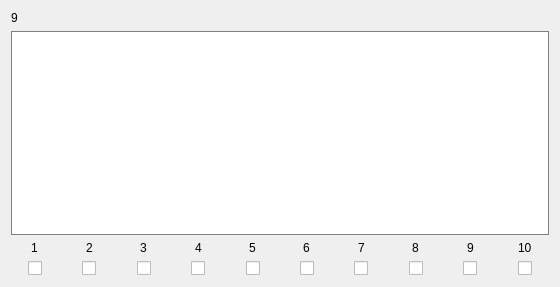
            <widget class="QWidget" name="scrollAreaWidgetContents_168">
             <property name="geometry">
              <rect>
               <x>0</x>
               <y>0</y>
               <width>560</width>
               <height>287</height>
              </rect>
             </property>
             <layout class="QVBoxLayout" name="verticalLayout_111">
              <item>
               <widget class="QLabel" name="Name_9">
                <property name="text">
                 <string>9</string>
                </property>
               </widget>
              </item>
              <item>
               <widget class="QTextEdit" name="Text_9">
                <property name="styleSheet">
                 <string notr="true">border: 1px solid gray</string>
                </property>
               </widget>
              </item>
              <item>
               <layout class="QHBoxLayout" name="horizontalLayout_12">
                <property name="bottomMargin">
                 <number>0</number>
                </property>
                <item>
                 <layout class="QVBoxLayout" name="verticalLayout_84">
                  <property name="rightMargin">
                   <number>0</number>
                  </property>
                  <property name="bottomMargin">
                   <number>0</number>
                  </property>
                  <item alignment="Qt::AlignHCenter">
                   <widget class="QLabel" name="label_82">
                    <property name="text">
                     <string>1</string>
                    </property>
                   </widget>
                  </item>
                  <item alignment="Qt::AlignHCenter">
                   <widget class="QCheckBox" name="Check_9_1">
                    <property name="text">
                     <string/>
                    </property>
                   </widget>
                  </item>
                 </layout>
                </item>
                <item>
                 <layout class="QVBoxLayout" name="verticalLayout_85">
                  <property name="rightMargin">
                   <number>0</number>
                  </property>
                  <property name="bottomMargin">
                   <number>0</number>
                  </property>
                  <item alignment="Qt::AlignHCenter">
                   <widget class="QLabel" name="label_83">
                    <property name="text">
                     <string>2</string>
                    </property>
                   </widget>
                  </item>
                  <item alignment="Qt::AlignHCenter">
                   <widget class="QCheckBox" name="Check_9_2">
                    <property name="text">
                     <string/>
                    </property>
                   </widget>
                  </item>
                 </layout>
                </item>
                <item>
                 <layout class="QVBoxLayout" name="verticalLayout_86">
                  <property name="rightMargin">
                   <number>0</number>
                  </property>
                  <property name="bottomMargin">
                   <number>0</number>
                  </property>
                  <item alignment="Qt::AlignHCenter">
                   <widget class="QLabel" name="label_84">
                    <property name="text">
                     <string>3</string>
                    </property>
                   </widget>
                  </item>
                  <item alignment="Qt::AlignHCenter">
                   <widget class="QCheckBox" name="Check_9_3">
                    <property name="text">
                     <string/>
                    </property>
                   </widget>
                  </item>
                 </layout>
                </item>
                <item>
                 <layout class="QVBoxLayout" name="verticalLayout_87">
                  <property name="rightMargin">
                   <number>0</number>
                  </property>
                  <property name="bottomMargin">
                   <number>0</number>
                  </property>
                  <item alignment="Qt::AlignHCenter">
                   <widget class="QLabel" name="label_85">
                    <property name="text">
                     <string>4</string>
                    </property>
                   </widget>
                  </item>
                  <item alignment="Qt::AlignHCenter">
                   <widget class="QCheckBox" name="Check_9_4">
                    <property name="text">
                     <string/>
                    </property>
                   </widget>
                  </item>
                 </layout>
                </item>
                <item>
                 <layout class="QVBoxLayout" name="verticalLayout_88">
                  <property name="rightMargin">
                   <number>0</number>
                  </property>
                  <property name="bottomMargin">
                   <number>0</number>
                  </property>
                  <item alignment="Qt::AlignHCenter">
                   <widget class="QLabel" name="label_86">
                    <property name="text">
                     <string>5</string>
                    </property>
                   </widget>
                  </item>
                  <item alignment="Qt::AlignHCenter">
                   <widget class="QCheckBox" name="Check_9_5">
                    <property name="text">
                     <string/>
                    </property>
                   </widget>
                  </item>
                 </layout>
                </item>
                <item>
                 <layout class="QVBoxLayout" name="verticalLayout_89">
                  <property name="rightMargin">
                   <number>0</number>
                  </property>
                  <property name="bottomMargin">
                   <number>0</number>
                  </property>
                  <item alignment="Qt::AlignHCenter">
                   <widget class="QLabel" name="label_87">
                    <property name="text">
                     <string>6</string>
                    </property>
                   </widget>
                  </item>
                  <item alignment="Qt::AlignHCenter">
                   <widget class="QCheckBox" name="Check_9_6">
                    <property name="text">
                     <string/>
                    </property>
                   </widget>
                  </item>
                 </layout>
                </item>
                <item>
                 <layout class="QVBoxLayout" name="verticalLayout_90">
                  <property name="rightMargin">
                   <number>0</number>
                  </property>
                  <property name="bottomMargin">
                   <number>0</number>
                  </property>
                  <item alignment="Qt::AlignHCenter">
                   <widget class="QLabel" name="label_88">
                    <property name="text">
                     <string>7</string>
                    </property>
                   </widget>
                  </item>
                  <item alignment="Qt::AlignHCenter">
                   <widget class="QCheckBox" name="Check_9_7">
                    <property name="text">
                     <string/>
                    </property>
                   </widget>
                  </item>
                 </layout>
                </item>
                <item>
                 <layout class="QVBoxLayout" name="verticalLayout_91">
                  <property name="rightMargin">
                   <number>0</number>
                  </property>
                  <property name="bottomMargin">
                   <number>0</number>
                  </property>
                  <item alignment="Qt::AlignHCenter">
                   <widget class="QLabel" name="label_89">
                    <property name="text">
                     <string>8</string>
                    </property>
                   </widget>
                  </item>
                  <item alignment="Qt::AlignHCenter">
                   <widget class="QCheckBox" name="Check_9_8">
                    <property name="text">
                     <string/>
                    </property>
                   </widget>
                  </item>
                 </layout>
                </item>
                <item>
                 <layout class="QVBoxLayout" name="verticalLayout_92">
                  <property name="rightMargin">
                   <number>0</number>
                  </property>
                  <property name="bottomMargin">
                   <number>0</number>
                  </property>
                  <item alignment="Qt::AlignHCenter">
                   <widget class="QLabel" name="label_90">
                    <property name="text">
                     <string>9</string>
                    </property>
                   </widget>
                  </item>
                  <item alignment="Qt::AlignHCenter">
                   <widget class="QCheckBox" name="Check_9_9">
                    <property name="text">
                     <string/>
                    </property>
                   </widget>
                  </item>
                 </layout>
                </item>
                <item>
                 <layout class="QVBoxLayout" name="verticalLayout_93">
                  <property name="rightMargin">
                   <number>0</number>
                  </property>
                  <property name="bottomMargin">
                   <number>0</number>
                  </property>
                  <item alignment="Qt::AlignHCenter">
                   <widget class="QLabel" name="label_91">
                    <property name="text">
                     <string>10</string>
                    </property>
                   </widget>
                  </item>
                  <item alignment="Qt::AlignHCenter">
                   <widget class="QCheckBox" name="Check_9_10">
                    <property name="text">
                     <string/>
                    </property>
                   </widget>
                  </item>
                 </layout>
                </item>
               </layout>
              </item>
             </layout>
            </widget>
